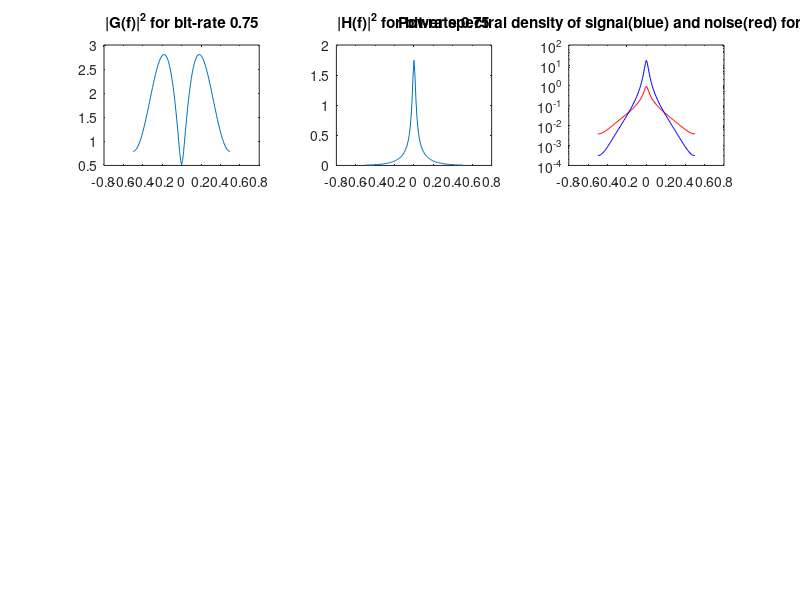

The MATLAB source for this figure: (Note: this script raises an error after producing the figure.)
%Script which implements the tasks of problem 2 in the Computer
%Assignment 1 in the course TTT4115 Communication theory

bitrate = [0.75 2 5];
rho = 0.9;

for k = 1:length(bitrate)
    %Problem 2a
    sigma_q = sqrt(2^(-2*bitrate(k))*pi*exp(1)/6); %Noise variance derived in hand notes
    f = @(x) (1-rho^2)./((1-rho*exp(-1j*2*pi*x)).*(1-rho*exp(1j*2*pi*x))); %S_X defined as function of frequency,x
    sqF = @(x) sqrt(f(x));
    lagrange = (sigma_q/(sigma_q^2+1))*integral(sqF,-0.5,0.5); %squareroot of lambda

    freq = -0.5:0.01:0.5;
    G = sqrt(sigma_q^2./(lagrange^2.*f(freq)))-(sigma_q^2)./f(freq); %Making G(f) and H(f) from formulas provided in the compendium
    H = sqrt(lagrange^2*f(freq)/sigma_q^2)-lagrange^2;

    fprintf('Squareroot of lagrange: %f, sigma_q: %f, %f bit-rate\n', lagrange, sigma_q, bitrate(k));
    Sqy = sigma_q^2 * H;    %Power spectral density of the noise in the Wiener filter
    Sxy = f(freq).*G.*H;     %Power spectral density of the signal in the Wiener filter

    
    
    figure(1);
    textG =sprintf('|G(f)|^2 for bit-rate %g', bitrate(k));
    textH =sprintf('|H(f)|^2 for bit-rate %g', bitrate(k));
    subplot(3,3,3*k-2), plot(freq,G), title(textG); %Plotting the |G(f)|^2 filter
    subplot(3,3,3*k-1), plot(freq,H), title(textH); %Plotting the |H(f)|^2 filter

    
    text = sprintf('Power spectral density of signal(blue) and noise(red) for bit-rate: %g', bitrate(k));
    figure(1);
    subplot(3,3,3*k);
    semilogy(freq, Sqy, 'r'), title(text); %Plotting the power spectral density of the noise in log-plot
    hold on 
    semilogy(freq,Sxy, 'b'); %Plotting the power spectral density of the signal in log-plot (In the same plot as the corresponding noise
    hold off
    SNR = 10*log10( sum(Sxy)/sum(Sqy) ); %Computing signal-to-nois ratio
    fprintf('SNR: %3.4g, %g bit-rate.\n', SNR, bitrate(k));
    %Problem 2b
    Sx = f(freq);
    FSMG = FrSamp([G(51:end) G(1:50)]); 
    FSMH = FrSamp([H(51:end) H(1:50)]);
    
    FSMG_fft = fft(FSMG,length(FSMG));
    
    FSMH_fft = fft(FSMH,length(FSMH));
    titleFSMG = sprintf('Fourier transformed of FSM of |G(f)|^2 for bit-rate = %g',bitrate(k));
    titleFSMH = sprintf('Fourier transformed of FSM of |H(f)|^2 for bit-rate = %g',bitrate(k)); 

    figure(2);
    subplot(1,length(bitrate),k),plot(freq,abs(FSMG_fft)),title(titleFSMG);
    hold on
    subplot(1,length(bitrate),k),plot(freq,[G(51:end) G(1:50)])
    figure(3);
    subplot(1,length(bitrate),k),stem(freq,abs(FSMH_fft)),title(titleFSMH);
    hold on
    subplot(1,length(bitrate),k),plot(freq,[H(51:end) H(1:50)]);
    FSMG_fft = FSMG_fft';
    FSMH_fft = FSMH_fft';
    
    filterEstimate = [FSMG_fft(52:end) FSMG_fft(1:51)].*[FSMH_fft(52:end) FSMH_fft(1:51)];
    filterTheory = H.*G;
    titleHGestimate = sprintf('Estimated H(f) and G(f) in cascade for bit-rate = %g',bitrate(k));
    titleHGtheory = sprintf('Theoretical H(f) and G(f) in cascade for bit-rate = %g',bitrate(k));
    figure(5+k);
    subplot(1,2,1),plot(freq,abs(filterEstimate)),title(titleHGestimate);
    figure(5+k);
    subplot(1,2,2),plot(freq,abs(filterTheory)),title(titleHGtheory);
    
    error = abs(filterTheory)-abs(filterEstimate);
    figure(10);
    plot(freq,error);
    %Problem 2c
   
    x = ARprocess(10000);
    
    u = conv(x,FSMG);
    
    step = sqrt(12* sigma_q^2);
    
    uQuant = quantize(u,step);
    figure(15);
    hist(uQuant,step);
    
end